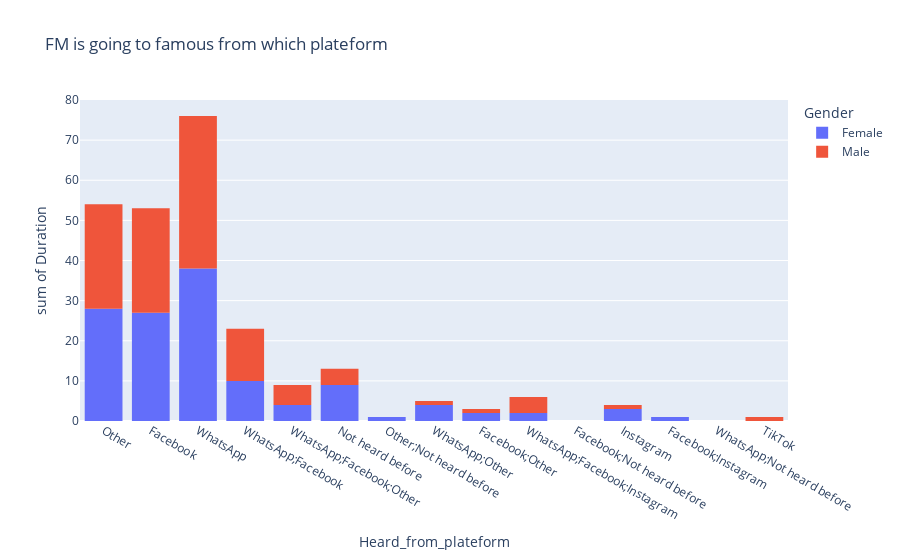

This figure's notebook cell:
### Markdown cell above
## **INSIGHTS**

### Code cell
px.histogram(df,x='Heard_from_plateform',y='Duration', color='Gender',title='FM is going to famous from which platform')

### Figure 1 — Plotly figure (JSON) as saved in the notebook; plotly's stock layout.template omitted (floating-point values rounded to 4 significant figures; data arrays with more than 128 entries replaced by an {"elided": "..."} marker saying what was removed)
{"data": [{"alignmentgroup": "True", "bingroup": "x", "histfunc": "sum", "hovertemplate": "Gender=Female<br>Heard_from_plateform=%{x}<br>sum of Duration=%{y}<extra></extra>", "legendgroup": "Female", "marker": {"color": "#636efa", "pattern": {"shape": ""}}, "name": "Female", "offsetgroup": "Female", "orientation": "v", "showlegend": true, "type": "histogram", "x": {"elided": "167 str values"}, "xaxis": "x", "y": {"elided": "167 str values"}, "yaxis": "y"}, {"alignmentgroup": "True", "bingroup": "x", "histfunc": "sum", "hovertemplate": "Gender=Male<br>Heard_from_plateform=%{x}<br>sum of Duration=%{y}<extra></extra>", "legendgroup": "Male", "marker": {"color": "#EF553B", "pattern": {"shape": ""}}, "name": "Male", "offsetgroup": "Male", "orientation": "v", "showlegend": true, "type": "histogram", "x": {"elided": "161 str values"}, "xaxis": "x", "y": {"elided": "161 str values"}, "yaxis": "y"}], "layout": {"barmode": "relative", "legend": {"title": {"text": "Gender"}, "tracegroupgap": 0}, "title": {"text": "FM is going to famous from which plateform"}, "xaxis": {"anchor": "y", "domain": [0, 1], "title": {"text": "Heard_from_plateform"}}, "yaxis": {"anchor": "x", "domain": [0, 1], "title": {"text": "sum of Duration"}}}}
